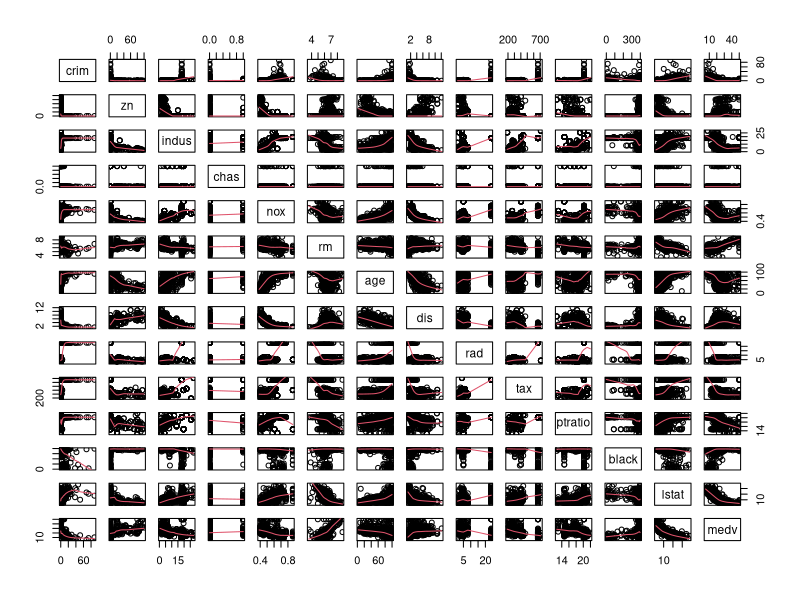
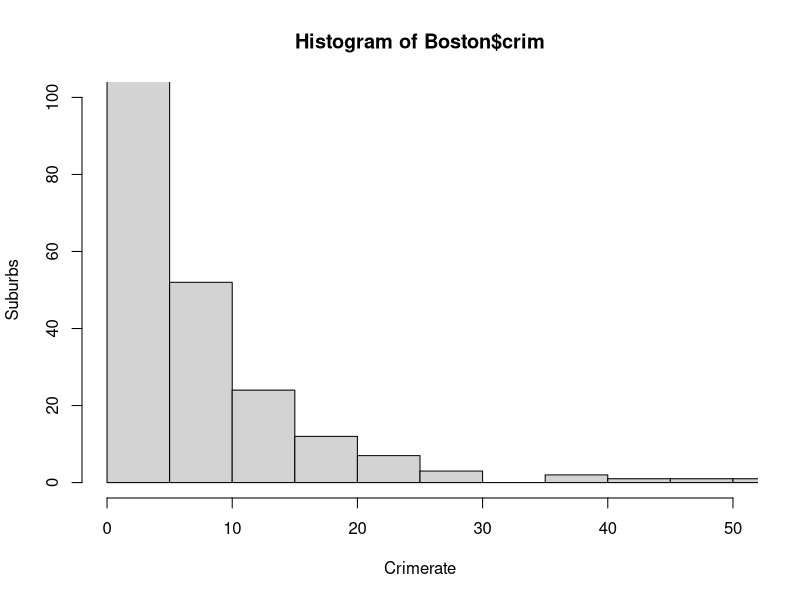
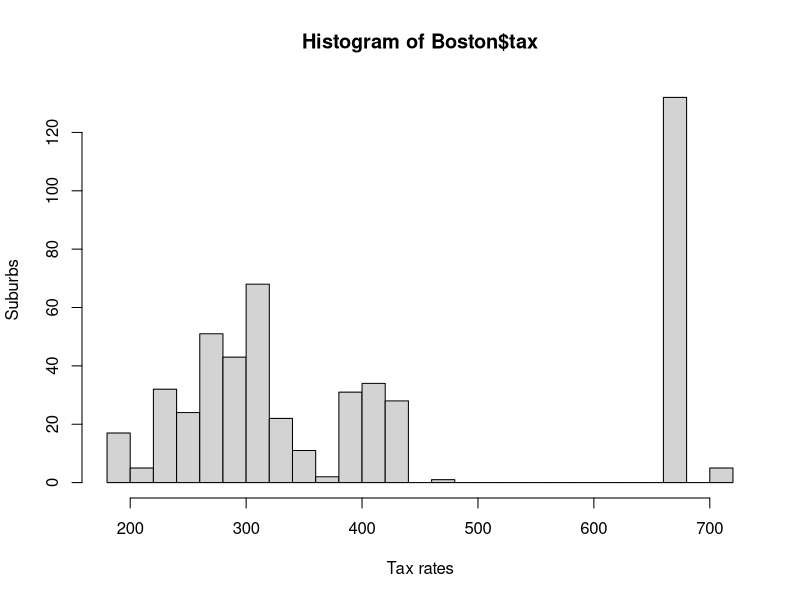
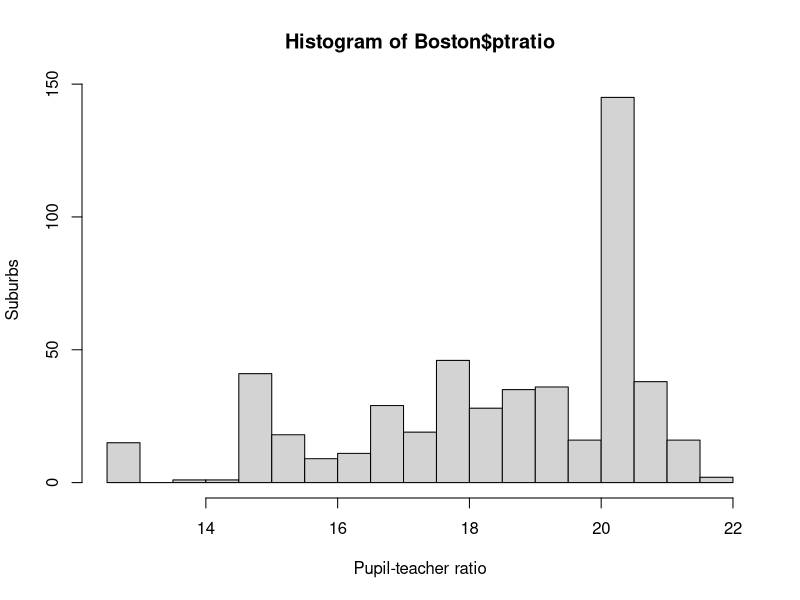

Generate these figures, in order, with R:
setwd("/Users/harik/Desktop/STAHW/4")
library(MASS)
Boston
?Boston
dim(Boston)
data(Boston)
##
## a

pairs(Boston,panel=panel.smooth)

##some graphs appear to have a dense plots, which specifies that there may be a relation between them
##for eg: istat vs medv it can be observed they are inversely related. similar for nox vs dis and indus vs dis
##also it can be observed that rm vs medv are directly related. similar for zn vs medv and zn vs rm 

##
## b
model <- lm(crim~., data=Boston)
summary(model)

##  zn, dis,rad,black,medv has a significant relationship to the response.
##  following points can be observed from the graph for crim VS:
##  it is  constant for chas,age and zn
##  it is slightly increasing for indus,nox,rad,tax,ptratio,istat
##  it is slightly decreasing for rm,dis,black,medv

##c
hist(Boston$crim, breaks = 25 , xlab = "Crimerate", ylab="Suburbs",xlim = c(0,50), ylim = c(0,100))
hist(Boston$tax, breaks = 25 , xlab = "Tax rates", ylab="Suburbs")
hist(Boston$ptratio, breaks = 25 , xlab = "Pupil-teacher ratio", ylab="Suburbs")

selectcrime <- subset( Boston, crim > 10)
nrow(selectcrime)/ nrow(Boston)
selectcrime <- subset( Boston, crim > 50)
nrow(selectcrime)/ nrow(Boston)

selecttax <- subset( Boston, tax< 500)
nrow(selecttax)/ nrow(Boston)
selecttax <- subset( Boston, tax> 500)
nrow(selecttax)/ nrow(Boston)

selectpt <- subset( Boston, ptratio> 20)
nrow(selectpt)/ nrow(Boston)

selectpt <- subset( Boston, ptratio< 20)
nrow(selectpt)/ nrow(Boston)

##D
rm_morethan_7 <- subset(Boston,rm>7)
rm_morethan_8 <- subset(Boston,rm>8)
dim(rm_morethan_7)
dim(rm_morethan_8)
summary(rm_morethan_7)
summary(rm_morethan_8)
## There are 64 suburbs with more than 7 rooms per dwelling
## There are 13 suburbs with more than 8 rooms per dwelling